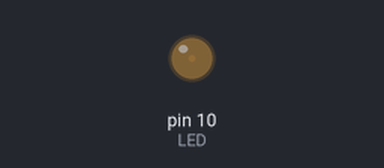
The sketch below on a simulated Arduino Uno, built with avr-gcc and run on an emulated ATmega328P. Parts: output pins drawn as LEDs (lit = HIGH). What the sketch prints to the serial monitor is not drawn.

Above: at 0.05 s.
At 3.05 s:
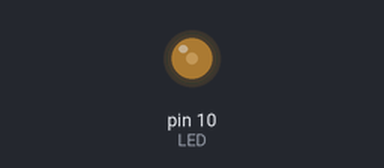
At 6.1 s:
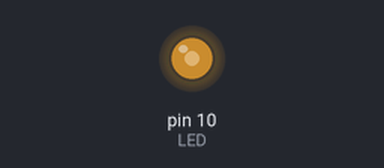
At 12.15 s:
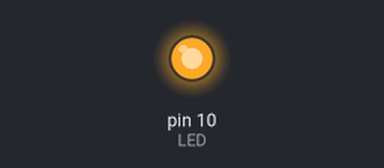
Timing chart, 0 to 15.8 s (numbered marks = the images above):
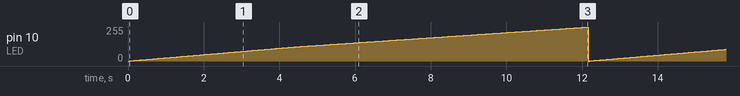

Measured:
- by itself, pin 10 (LED): ramps from 0/255 to 254/255 and jumps back, once every 12.2 s

The sketch:

analogWritePWMtest.ino
```cpp
const int LED = 10;

void setup(){
	analogWrite(LED, 25.523);
	Serial.begin(9600)	;
}

void loop(){
	for(int t_high=0; t_high<=2550;t_high++){
		Serial.println(t_high/10);
		analogWrite	(LED, t_high/10);
		delay(4);
	}

}
```
